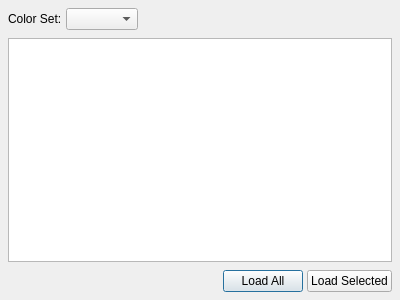
<?xml version="1.0" encoding="UTF-8"?>
<ui version="4.0">
 <class>ColorSwatchImportDialog</class>
 <widget class="QDialog" name="ColorSwatchImportDialog">
  <property name="geometry">
   <rect>
    <x>0</x>
    <y>0</y>
    <width>400</width>
    <height>300</height>
   </rect>
  </property>
  <property name="windowTitle">
   <string>Dialog</string>
  </property>
  <layout class="QVBoxLayout" name="verticalLayout">
   <property name="spacing">
    <number>8</number>
   </property>
   <property name="leftMargin">
    <number>8</number>
   </property>
   <property name="topMargin">
    <number>8</number>
   </property>
   <property name="rightMargin">
    <number>8</number>
   </property>
   <property name="bottomMargin">
    <number>8</number>
   </property>
   <item>
    <layout class="QHBoxLayout" name="horizontalLayout">
     <property name="spacing">
      <number>4</number>
     </property>
     <item>
      <widget class="QLabel" name="label">
       <property name="text">
        <string>Color Set:</string>
       </property>
      </widget>
     </item>
     <item>
      <widget class="QComboBox" name="comboColorSet"/>
     </item>
     <item>
      <spacer name="horizontalSpacer">
       <property name="orientation">
        <enum>Qt::Horizontal</enum>
       </property>
       <property name="sizeHint" stdset="0">
        <size>
         <width>40</width>
         <height>20</height>
        </size>
       </property>
      </spacer>
     </item>
    </layout>
   </item>
   <item>
    <widget class="ColorListView" name="listSwatches"/>
   </item>
   <item>
    <layout class="QHBoxLayout" name="horizontalLayout_2">
     <property name="spacing">
      <number>4</number>
     </property>
     <item>
      <spacer name="horizontalSpacer_2">
       <property name="orientation">
        <enum>Qt::Horizontal</enum>
       </property>
       <property name="sizeHint" stdset="0">
        <size>
         <width>40</width>
         <height>20</height>
        </size>
       </property>
      </spacer>
     </item>
     <item>
      <widget class="QPushButton" name="buttonLoadAll">
       <property name="text">
        <string>Load All</string>
       </property>
      </widget>
     </item>
     <item>
      <widget class="QPushButton" name="buttonLoadSelected">
       <property name="text">
        <string>Load Selected</string>
       </property>
      </widget>
     </item>
    </layout>
   </item>
  </layout>
 </widget>
 <customwidgets>
  <customwidget>
   <class>ColorListView</class>
   <extends>QListWidget</extends>
   <header location="global">colorlistview.h</header>
  </customwidget>
 </customwidgets>
 <resources/>
 <connections/>
</ui>
